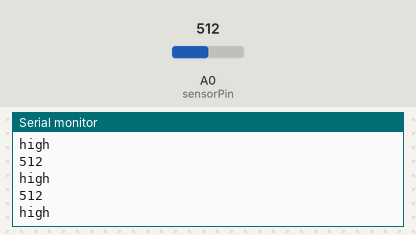
Simulated run of this sketch. Board: Arduino Leonardo, built with avr-gcc and run on an emulated ATmega32U4. Shown: the last lines printed to the serial monitor. The test bench sets the inputs (shaded band); at power-on: A0 (sensorPin) = 512. USB keyboard and mouse output is not drawn.

Above: at 1.2 s.
1.3 s: A0 (sensorPin) set to 329
At 2.0 s:
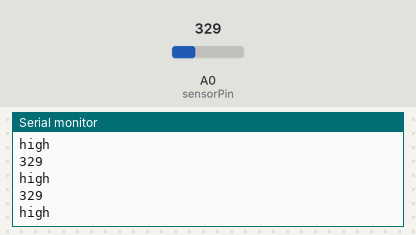
2.8 s: A0 (sensorPin) set to 310
At 3.5 s:
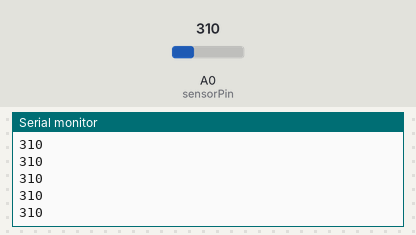
Timing chart, 0 to 5.8 s (numbered marks = the images above; inputs shaded):
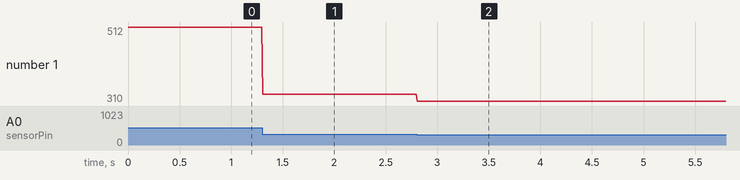

Measured:
- the behaviour switches between 321 and 320 on A0 (sensorPin) (found by bisection; images 1 and 2)
- after the input at 1.3 s, the serial monitor: prints a new line at once (image 1)
- after the input at 2.8 s, the serial monitor: prints a new line at once (image 2)
- plotted number 1: 512 → 329 after the input at 1.3 s, 329 → 310 after the input at 2.8 s

The sketch:

justine_xavier_wrkshp.ino
```cpp
#include <Keyboard.h> // library to simulate keyboard events
int sensorPin = A0; // define sensor port (analog A0)
int value = 0;
int threshold = 320;
void setup() {
 // put your setup code here, to run once:
 Keyboard.begin();
 Serial.begin(9600);
 }
void loop() {
 // put your main code here, to run repeatedly:
 value = analogRead(sensorPin);
 Serial.println(value);
 if(value > threshold){
//   Keyboard.press('');
   Serial.println("high");
 }
 else {
   Keyboard.releaseAll();
 }
 delay(10);
}
```
